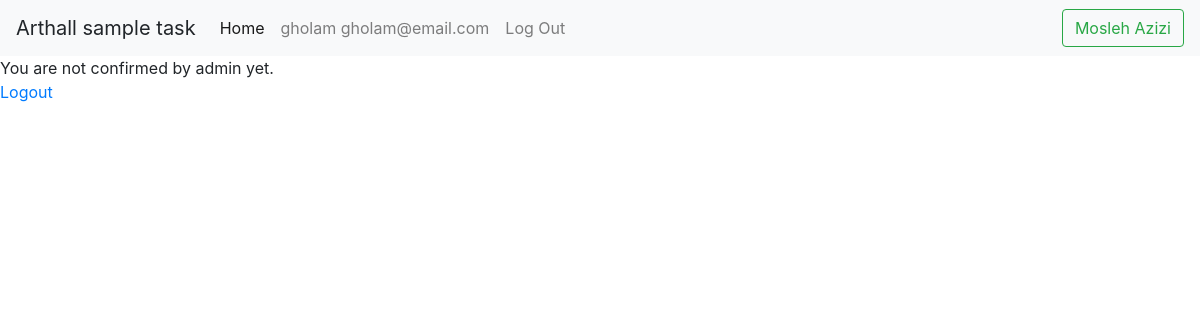
Before: / (signed in) with the older database file.
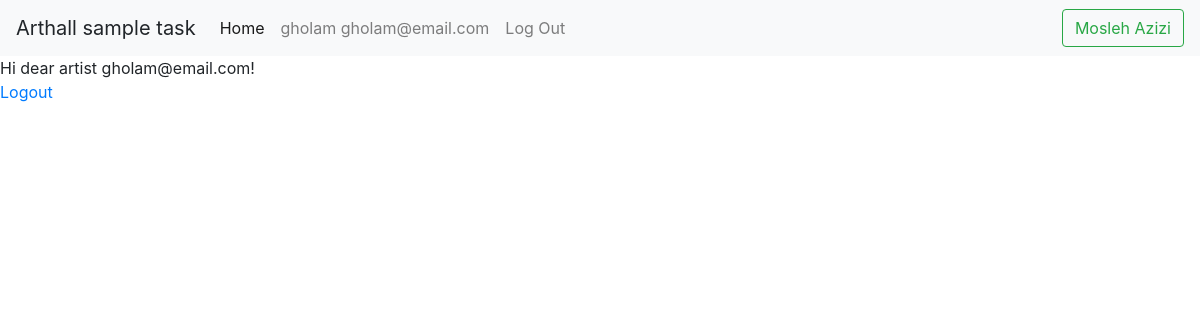
After: the same page with the newer database file.
### accounts/models.py (models this page shows, shortened)
class CustomUser(AbstractUser):
    IsArtist = models.BooleanField(default=True)
    ConfirmUser = models.BooleanField(default=False)

### pages/views.py (the view)
# urls.py: path('', HomePageView.as_view(), name='home'),
class HomePageView(TemplateView):
    template_name = 'home.html'

### templates/home.html (shortened to what this page needs)
{% extends '_base.html' %}
{% block content %}
    {% if user.is_authenticated%}
        {% if  user.IsArtist and user.ConfirmUser %}
            Hi dear artist {{ user.email }}!
            <p><a href="{% url 'account_logout' %}">Logout</a></p>
        {% elif user.IsArtist and not user.ConfirmUser%}
            You are not confirmed by admin yet.
            <p><a href="{% url 'account_logout' %}">Logout</a></p>
        {% elif not user.IsArtist and user.ConfirmUser %}
            Hi dear admin {{ user.email }}!
            <p><a href="{% url 'register_confirmation' %}">Confirmation of artist registration</a></p>
            <p><a href="{% url 'account_logout' %}">Logout</a></p>
        {% endif %}
    {% else %}
        <p>You are not log in</p>
        <a href="{% url 'account_login' %}">Log In</a></br>
        <a href="{% url 'account_signup' %}">Sign Up</a>
    {% endif %}
{% endblock content %}

### templates/_base.html (shortened to what this page needs)
<!doctype html>
<html lang="en">
  <head>
    <link rel="stylesheet" href="https://cdn.jsdelivr.net/npm/bootstrap@4.0.0/dist/css/bootstrap.min.css"
>
  </head>
  <body>
    <nav class="navbar navbar-expand-lg navbar-light bg-light">
        <a class="navbar-brand" >Arthall sample task</a>
        <div class="collapse navbar-collapse" id="navbarSupportedContent">
            <ul class="navbar-nav mr-auto">
                <li class="nav-item active">
                <a class="nav-link" href="{% url "home" %}">Home <span class="sr-only">(current)</span></a>
                </li>
                <li class="nav-item">
                    {% if user.is_authenticated %}
                        <li><a class="nav-link">{{user.username}} {{user.email}}</a></li>
                        <li><a class="nav-link" href="{% url "account_logout" %}">Log Out</a></li>
                    {% else %}
                        <li><a class="nav-link" href="{% url "account_login" %}">Log In</a></li>
                        <li><a class="nav-link" href="{% url "account_signup" %}">Sign Up</a></li>
                    {% endif %}
                </li>
            </ul>
            <form class="form-inline my-2 my-lg-0">
                <p class="btn btn-outline-success my-2 my-sm-0">Mosleh Azizi</p>
            </form>
        </div>
    </nav>
    {% block content %}
    {% endblock content %}
  </body>
</html>

Changed rows visible on the page:
changed CustomUser "gholam": email (not shown) → "gholam@email.com"; ConfirmUser False → True (drawn)
Other visible differences:
text no longer shown: "You are not confirmed by admin yet."
text now shown: "Hi dear artist !"
